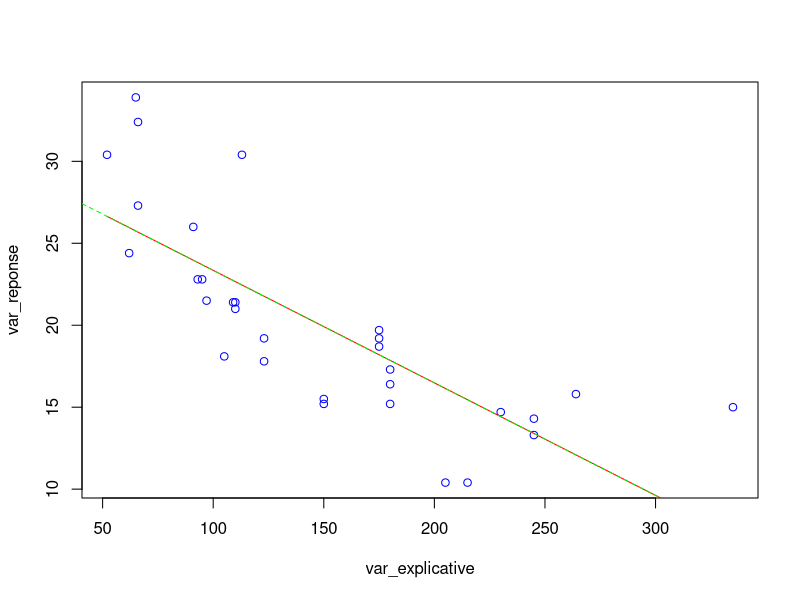

The R script that drew this image:
A=mtcars 
F1=as.factor(A[,8])
A[,8]=F1
set.seed(9)
set.seed(9*floor(100*runif(1,0,3)))
set1=sample(1:32,1)
B=A[-set1,]
Y=B[,1]
u=1:11
v=u[-c(1,8,9)]
set2=c(8,sample(v,6,replace=FALSE))
X=B[,set2]


var_reponse = Y
var_explicative= X[,2]
#remarque : avec X[,2], on trouve une mauvaise régression lin (R² sera proche de à) 
#A FAIRE : Comparer les R²
  
#moyennes : x barre et y barre 
x_moy=mean(var_explicative)
y_moy=mean(var_reponse)

an_chapeau= sum((var_explicative-x_moy)*(var_reponse-y_moy))/sum((var_explicative-x_moy)^2)
bn_chapeau= y_moy-an_chapeau*x_moy
#pour vérif : on a an_chapeau = -5.355465 et bn_chapeau = 37.35029
#si on fait lm(var_reponse~var_explicative) on a les memes val

Y_i_chapeau=an_chapeau*var_explicative+bn_chapeau

plot(var_explicative,var_reponse,col='blue')
lines(var_explicative,Y_i_chapeau,col='red', type='l')

#pour vérifier 
LL=lm(var_reponse~var_explicative)
abline(LL,col='green',lty=2)

#Evaluer la validité de la régression linéaire avec R²

epsilon_i_chapeau=Y-Y_i_chapeau

R_carre=sum((Y_i_chapeau-y_moy)^2)/sum((var_reponse-y_moy)^2)
#avec X[,5], on a R² = 0.7534246
#avec X[,2], on a R² = 0.2301823
R_carre

#A FAIRE : Prédiction (diapo 102), validité des hypothèses sur le bruit (diapo 108), Test de Kolmogorov (diapo 114)
